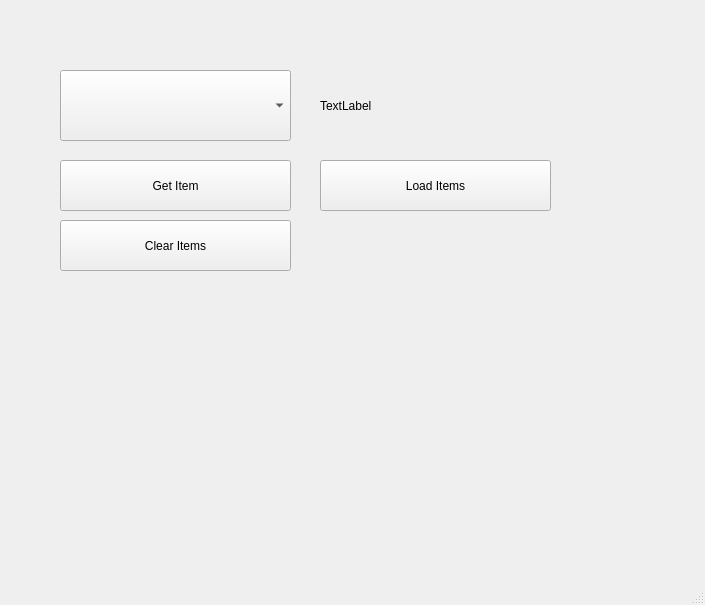
<?xml version="1.0" encoding="UTF-8"?>
<ui version="4.0">
 <class>MainWindow</class>
 <widget class="QMainWindow" name="MainWindow">
  <property name="geometry">
   <rect>
    <x>0</x>
    <y>0</y>
    <width>705</width>
    <height>605</height>
   </rect>
  </property>
  <property name="windowTitle">
   <string>MainWindow</string>
  </property>
  <widget class="QWidget" name="centralwidget">
   <widget class="QComboBox" name="cbSehirler">
    <property name="geometry">
     <rect>
      <x>60</x>
      <y>70</y>
      <width>231</width>
      <height>71</height>
     </rect>
    </property>
   </widget>
   <widget class="QLabel" name="lblResult">
    <property name="geometry">
     <rect>
      <x>320</x>
      <y>90</y>
      <width>101</width>
      <height>31</height>
     </rect>
    </property>
    <property name="text">
     <string>TextLabel</string>
    </property>
   </widget>
   <widget class="QPushButton" name="btnGetItem">
    <property name="geometry">
     <rect>
      <x>60</x>
      <y>160</y>
      <width>231</width>
      <height>51</height>
     </rect>
    </property>
    <property name="text">
     <string>Get Item</string>
    </property>
   </widget>
   <widget class="QPushButton" name="btnLoadItems">
    <property name="geometry">
     <rect>
      <x>320</x>
      <y>160</y>
      <width>231</width>
      <height>51</height>
     </rect>
    </property>
    <property name="text">
     <string>Load Items</string>
    </property>
   </widget>
   <widget class="QPushButton" name="btnClear">
    <property name="geometry">
     <rect>
      <x>60</x>
      <y>220</y>
      <width>231</width>
      <height>51</height>
     </rect>
    </property>
    <property name="text">
     <string>Clear Items</string>
    </property>
   </widget>
  </widget>
  <widget class="QMenuBar" name="menubar">
   <property name="geometry">
    <rect>
     <x>0</x>
     <y>0</y>
     <width>705</width>
     <height>26</height>
    </rect>
   </property>
  </widget>
  <widget class="QStatusBar" name="statusbar"/>
 </widget>
 <resources/>
 <connections/>
</ui>
